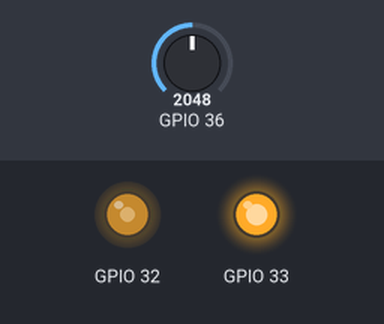
Simulated run of this sketch. Board: ESP32. Parts: output pins drawn as LEDs (lit = HIGH). Inputs (shaded band) come from the test bench; at power-on: GPIO 36 = 2048. What the sketch prints to the serial monitor is not drawn.

Above: at 1.2 s.
1.3 s: GPIO 36 set to 2866
At 2.5 s:
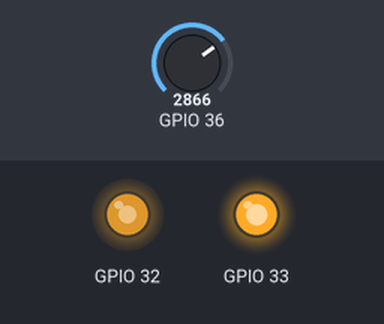
2.8 s: GPIO 36 set to 4095
At 3.7 s:
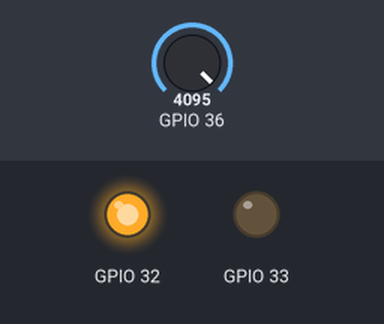
4.3 s: GPIO 36 set to 491
At 4.8 s:
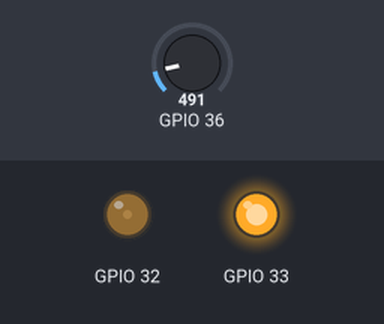
5.8 s: GPIO 36 set to 0
At 7.0 s:
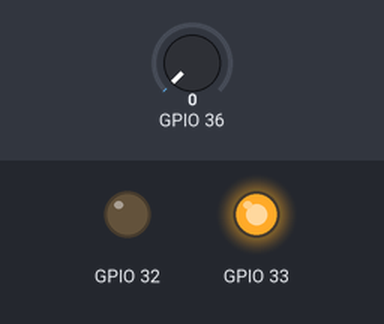
7.3 s: GPIO 36 set to 3603
At 8.3 s:
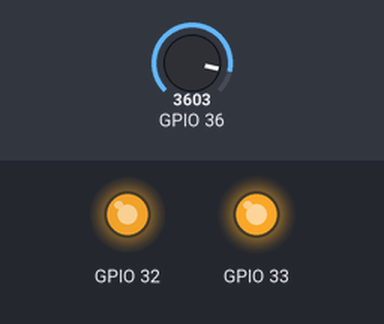
8.8 s: GPIO 36 set to 2047
At 9.4 s:
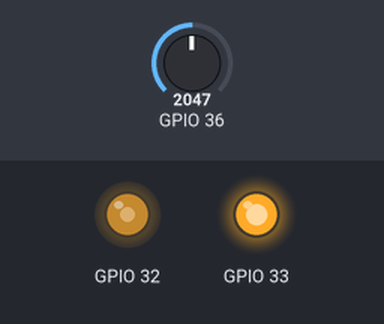
Timing chart, 0 to 11.3 s (numbered marks = the images above; inputs shaded):
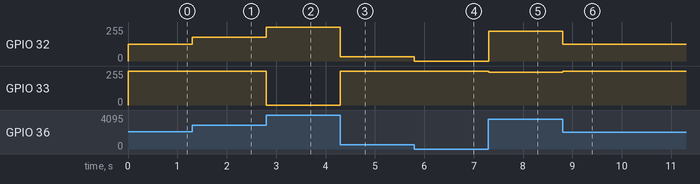

The sketch:

sketch_oct11a.ino
```cpp
void setup() {
  // put your setup code here, to run once:
  Serial.begin(115200);
  ledcSetup(0,10,11);
  pinMode(32,OUTPUT);
  ledcAttachPin(32,0);
  pinMode(33,OUTPUT);
  ledcAttachPin(33,1);
}

void loop() {
  // put your main code here, to run repeatedly:

int digi = analogRead(A0);
int wert = map(digi,0,4095,0,2047);
int green = map(digi,0,4095,2047,0);

ledcWrite(0,wert);
ledcWrite(1,green);
Serial.printf("%4i, %4i\n",digi,wert);
Serial.printf("%4i, %4i\n",digi,green );
}
```

Measured:
- after the input at 1.3 s, GPIO 32: 127/255 → 178/255 at once
- after the input at 2.8 s, GPIO 32: 178/255 → 255/255 at once; GPIO 33: 255/255 → 0/255 at once
- after the input at 4.3 s, GPIO 32: 255/255 → 31/255 at once; GPIO 33: 0/255 → 255/255 at once
- after the input at 5.8 s, GPIO 32: 31/255 → 0/255 at once
- after the input at 7.3 s, GPIO 32: 0/255 → 224/255 at once; GPIO 33: 255/255 → 245/255 at once
- after the input at 8.8 s, GPIO 32: 224/255 → 127/255 at once; GPIO 33: 245/255 → 255/255 at once
